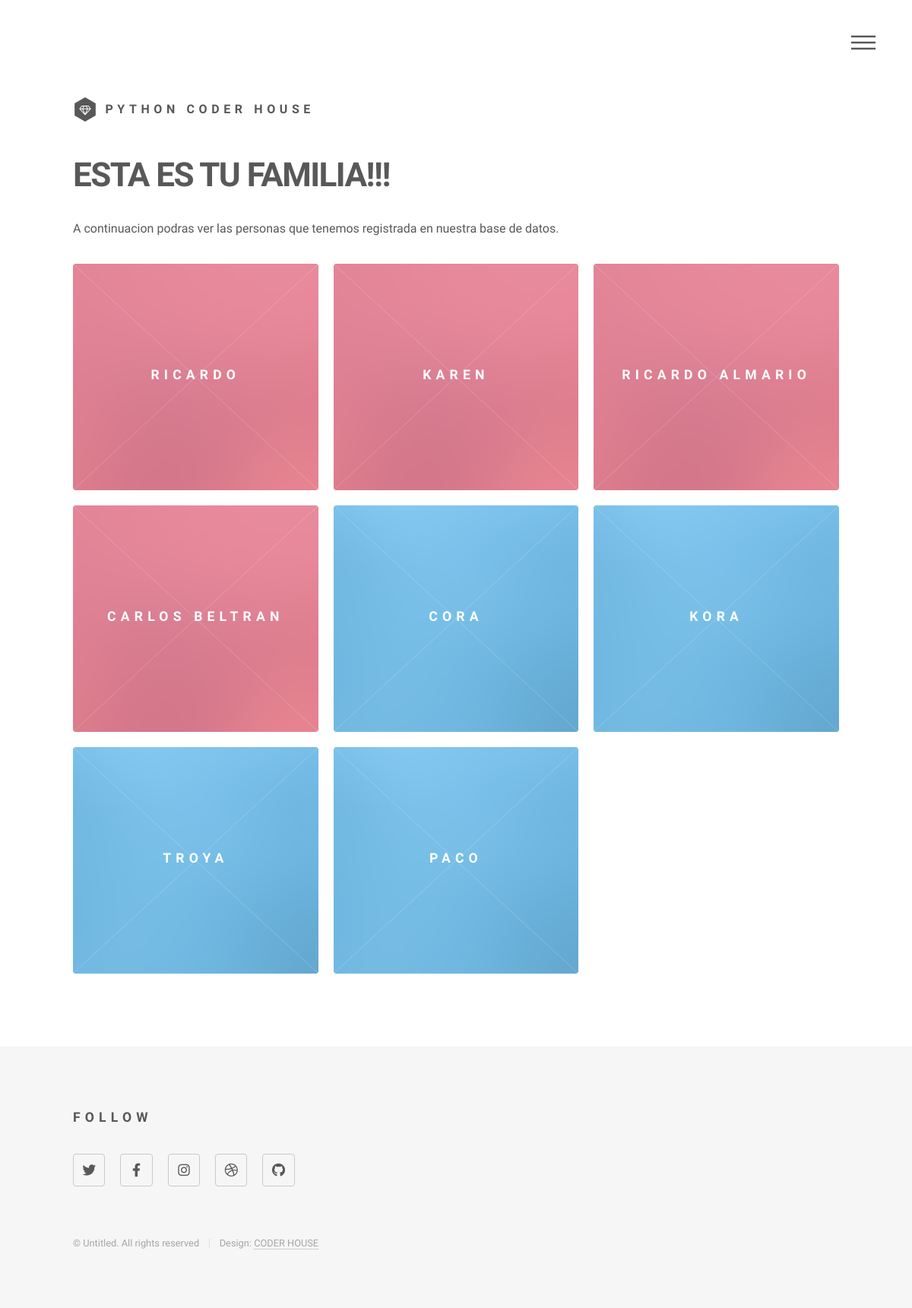
The app's page /family/generic.html with its own data.
### Family_App/models.py (models this page shows)
class Integrante_Familia(models.Model):
    nombre=models.CharField(max_length=40)
    profesion=models.CharField(max_length=40)
    edad=models.IntegerField()
    email=models.EmailField()
    descripcion=models.CharField(max_length=50)
    nombre_mascota=models.CharField(max_length=40)

class Mascota(models.Model):
    nombre_mascota=models.CharField(max_length=40)
    edad_mascota=models.IntegerField()
    raza_mascota=models.CharField(max_length=40)

### Family_App/views.py (the view)
# urls.py: path('generic.html', views.family_ingress, name='family_ingress'),
def family_ingress(request):
    person = Integrante_Familia.objects.all()
    mascota1 = Mascota.objects.all()
    alimento1 = Alimento.objects.all()
    print('--------------------------------------------------------------------')
    print(mascota1[0])
    print(person[0])
    return render(request, "index.html", {"person":person, 'mascota1':mascota1, 'alimento1':alimento1})

### Family_App/templates/index.html (shortened to what this page needs)
{% extends "home.html" %}
{% load static %}
{% block contenidoQueCambia %}
					<div id="main">
						<div class="inner">
							<header>
								<h1>ESTA ES TU FAMILIA!!!</h1>
								<p>A continuacion podras ver las personas que tenemos registrada en nuestra base de datos.</p>
							</header>
							<section class="tiles">
								{% for persons in person %}
								<article class="style1">
									<span class="image">
										<img src="{% static 'images/pic01.jpg' %}" alt="" />
									</span>
									<a href="generic.html">
										<h2>{{persons.nombre}}</h2>
									</a>
								</article>
								{% endfor %}
								{% for mascotas in mascota1 %}
								<article class="style2">
									<span class="image">
										<img src="{% static 'images/pic02.jpg' %}" alt="" />
									</span>
									<a href="generic.html">
										<h2>{{mascotas.nombre_mascota}}</h2>
									</a>
								</article>
								{% endfor %}
							</section>
						</div>
					</div>
{% endblock %}

### Family_App/templates/home.html (shortened to what this page needs)
<!DOCTYPE HTML>
<html>
	<head>
		{% load static %}
		<link rel="stylesheet" href="{% static 'assets/css/main.css' %}" />
	</head>
	<body class="is-preload">
			<div id="wrapper">
					<header id="header">
						<div class="inner">
								<a href="/family/home.html" class="logo">
									<span class="symbol"><img src="{% static 'images/logo.svg' %}" alt="" /></span><span class="title">PYTHON CODER HOUSE</span>
								</a>
								<nav>
									<ul>
										<li><a href="#menu">Menu</a></li>
									</ul>
								</nav>
						</div>
					</header>
				{% block contenidoQueCambia %}{% endblock %}
					<footer id="footer">
						<div class="inner">
							<section>
								<h2>Follow</h2>
								<ul class="icons">
									<li><a href="https://twitter.com/search/%7BsearchTerms%7D?source=desktop-search" class="icon brands style2 fa-twitter"><span class="label">Twitter</span></a></li>
									<li><a href="https://es-la.facebook.com/" class="icon brands style2 fa-facebook-f"><span class="label">Facebook</span></a></li>
									<li><a href="https://www.instagram.com/" class="icon brands style2 fa-instagram"><span class="label">Instagram</span></a></li>
									<li><a href="https://dribbble.com/" class="icon brands style2 fa-dribbble"><span class="label">Dribbble</span></a></li>
									<li><a href="https://github.com/" class="icon brands style2 fa-github"><span class="label">GitHub</span></a></li>
								</ul>
							</section>
							<ul class="copyright">
								<li>&copy; Untitled. All rights reserved</li><li>Design: <a href="https://www.coderhouse.com.co/">CODER HOUSE</a></li>
							</ul>
						</div>
					</footer>
			</div>
	</body>
</html>

### records on screen
Integrante_Familia: nombre "RICARDO"
Integrante_Familia: nombre "KAREN"
Integrante_Familia: nombre "RICARDO ALMARIO"
Integrante_Familia: nombre "CARLOS BELTRAN"
Mascota: nombre_mascota "CORA"
Mascota: nombre_mascota "KORA"
Mascota: nombre_mascota "TROYA"
Mascota: nombre_mascota "PACO"
